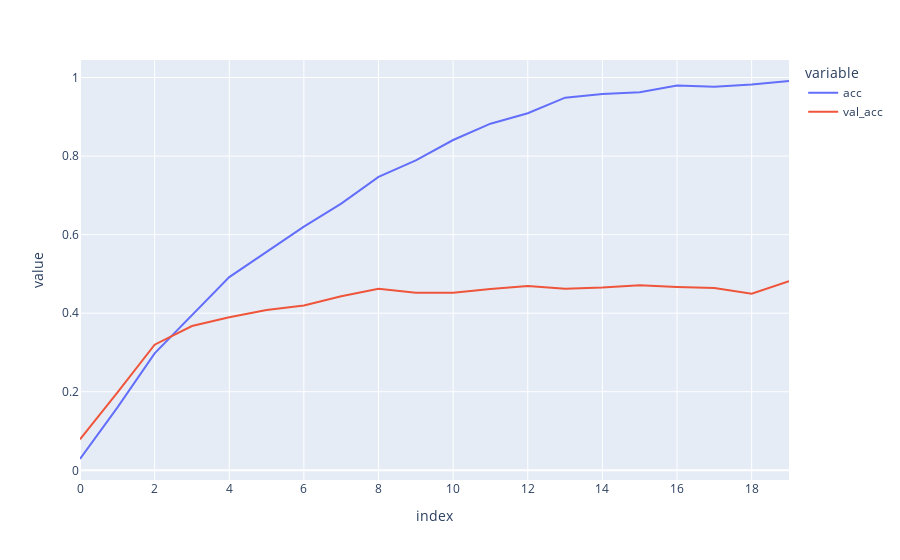

This figure's notebook cell:
### Code cell
fig = px.line({'acc': train_history['acc'], 'val_acc': val_history['acc']})
fig.show()

### Figure 1 — Plotly figure (JSON) as saved in the notebook; plotly's stock layout.template omitted (floating-point values rounded to 4 significant figures)
{"data": [{"hovertemplate": "variable=acc<br>index=%{x}<br>value=%{y}<extra></extra>", "legendgroup": "acc", "line": {"color": "#636efa", "dash": "solid"}, "marker": {"symbol": "circle"}, "mode": "lines", "name": "acc", "orientation": "v", "showlegend": true, "type": "scatter", "x": [0, 1, 2, 3, 4, 5, 6, 7, 8, 9, 10, 11, 12, 13, 14, 15, 16, 17, 18, 19], "xaxis": "x", "y": [0.0289, 0.1597, 0.2977, 0.3954, 0.4918, 0.5563, 0.6202, 0.6789, 0.7472, 0.7889, 0.8409, 0.8825, 0.9091, 0.9488, 0.9581, 0.9626, 0.9796, 0.9767, 0.9821, 0.9911], "yaxis": "y"}, {"hovertemplate": "variable=val_acc<br>index=%{x}<br>value=%{y}<extra></extra>", "legendgroup": "val_acc", "line": {"color": "#EF553B", "dash": "solid"}, "marker": {"symbol": "circle"}, "mode": "lines", "name": "val_acc", "orientation": "v", "showlegend": true, "type": "scatter", "x": [0, 1, 2, 3, 4, 5, 6, 7, 8, 9, 10, 11, 12, 13, 14, 15, 16, 17, 18, 19], "xaxis": "x", "y": [0.07899, 0.1976, 0.3198, 0.3673, 0.3896, 0.4083, 0.4198, 0.4429, 0.4622, 0.4519, 0.4524, 0.4619, 0.4692, 0.4625, 0.4652, 0.4714, 0.4669, 0.4644, 0.4499, 0.4817], "yaxis": "y"}], "layout": {"legend": {"title": {"text": "variable"}, "tracegroupgap": 0}, "margin": {"t": 60}, "xaxis": {"anchor": "y", "domain": [0, 1], "title": {"text": "index"}}, "yaxis": {"anchor": "x", "domain": [0, 1], "title": {"text": "value"}}}}
